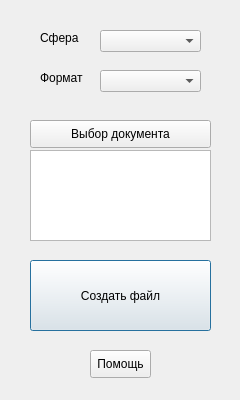
<?xml version="1.0" encoding="UTF-8"?>
<ui version="4.0">
 <class>MainWindow</class>
 <widget class="QDialog" name="MainWindow">
  <property name="geometry">
   <rect>
    <x>0</x>
    <y>0</y>
    <width>240</width>
    <height>400</height>
   </rect>
  </property>
  <property name="minimumSize">
   <size>
    <width>240</width>
    <height>400</height>
   </size>
  </property>
  <property name="maximumSize">
   <size>
    <width>240</width>
    <height>400</height>
   </size>
  </property>
  <property name="windowTitle">
   <string>Документы</string>
  </property>
  <widget class="QWidget" name="widget" native="true">
   <property name="geometry">
    <rect>
     <x>10</x>
     <y>10</y>
     <width>220</width>
     <height>381</height>
    </rect>
   </property>
   <property name="minimumSize">
    <size>
     <width>220</width>
     <height>320</height>
    </size>
   </property>
   <property name="maximumSize">
    <size>
     <width>220</width>
     <height>520</height>
    </size>
   </property>
   <widget class="QComboBox" name="comboTasksBox">
    <property name="geometry">
     <rect>
      <x>90</x>
      <y>20</y>
      <width>101</width>
      <height>22</height>
     </rect>
    </property>
   </widget>
   <widget class="QLabel" name="label">
    <property name="geometry">
     <rect>
      <x>30</x>
      <y>20</y>
      <width>55</width>
      <height>16</height>
     </rect>
    </property>
    <property name="text">
     <string>Сфера</string>
    </property>
   </widget>
   <widget class="QLabel" name="label_2">
    <property name="geometry">
     <rect>
      <x>30</x>
      <y>60</y>
      <width>55</width>
      <height>16</height>
     </rect>
    </property>
    <property name="text">
     <string>Формат</string>
    </property>
   </widget>
   <widget class="QComboBox" name="comboFormatBox">
    <property name="geometry">
     <rect>
      <x>90</x>
      <y>60</y>
      <width>101</width>
      <height>22</height>
     </rect>
    </property>
   </widget>
   <widget class="QPushButton" name="createrFileButton">
    <property name="geometry">
     <rect>
      <x>20</x>
      <y>250</y>
      <width>181</width>
      <height>71</height>
     </rect>
    </property>
    <property name="text">
     <string>Создать файл</string>
    </property>
   </widget>
   <widget class="QPushButton" name="helpButton">
    <property name="geometry">
     <rect>
      <x>80</x>
      <y>340</y>
      <width>61</width>
      <height>28</height>
     </rect>
    </property>
    <property name="text">
     <string>Помощь</string>
    </property>
   </widget>
   <widget class="QPushButton" name="choiceDocument">
    <property name="geometry">
     <rect>
      <x>20</x>
      <y>110</y>
      <width>181</width>
      <height>28</height>
     </rect>
    </property>
    <property name="text">
     <string>Выбор документа</string>
    </property>
   </widget>
   <widget class="QPlainTextEdit" name="documentName">
    <property name="geometry">
     <rect>
      <x>20</x>
      <y>140</y>
      <width>181</width>
      <height>91</height>
     </rect>
    </property>
   </widget>
  </widget>
 </widget>
 <resources/>
 <connections/>
</ui>
